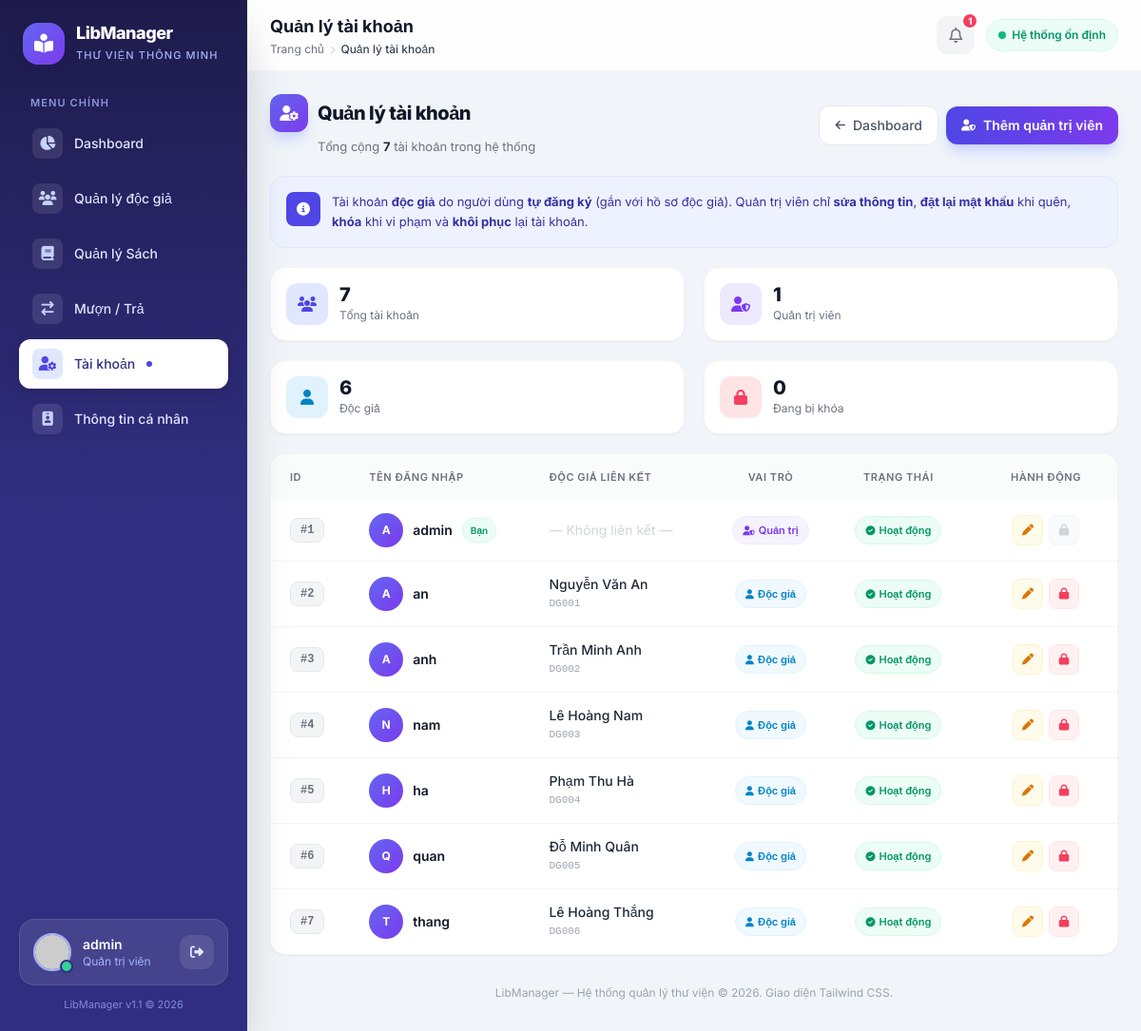
The app's page /index.php?modun=User (signed in) with its own data.
### tables this page shows
CREATE TABLE `users` (
  `id`            INT AUTO_INCREMENT PRIMARY KEY,
  `username`      VARCHAR(50)  NOT NULL UNIQUE,
  `password`      VARCHAR(255) NOT NULL,
  `role`          ENUM('admin','user') NOT NULL DEFAULT 'user',
  `status`        TINYINT(1)   NOT NULL DEFAULT 1 COMMENT '1=hoat dong, 0=bi khoa',
  `id_doc_gia`    INT          DEFAULT NULL COMMENT 'Lien ket ho so doc gia',
  `created_at`    TIMESTAMP    NOT NULL DEFAULT CURRENT_TIMESTAMP,
  CONSTRAINT `fk_users_docgia` FOREIGN KEY (`id_doc_gia`)
    REFERENCES `doc_gia`(`id_doc_gia`) ON DELETE SET NULL
);

CREATE TABLE `doc_gia` (
  `id_doc_gia`    INT AUTO_INCREMENT PRIMARY KEY,
  `ma_doc_gia`    VARCHAR(10)  NOT NULL UNIQUE COMMENT 'VD: DG001',
  `ho_ten`        VARCHAR(100) NOT NULL,
  `ngay_sinh`     DATE         DEFAULT NULL,
  `gioi_tinh`     VARCHAR(10)  DEFAULT NULL,
  `so_dien_thoai` VARCHAR(15)  DEFAULT NULL,
  `dia_chi`       VARCHAR(255) DEFAULT NULL,
  `email`         VARCHAR(100) DEFAULT NULL,
  `created_at`    TIMESTAMP    NOT NULL DEFAULT CURRENT_TIMESTAMP
);

### app/Controller/UserController.php (called while the page is built, shortened)
<?php
require_once __DIR__ . "/../Models/UserModel.php";
class UserController
{
    private UserModel $user;
    public function __construct()
    {
        $this->user = new UserModel();
    }
    public function index()
    {
        $dsUser = $this->user->selectAll();
        $tongAdmin = 0;
        $tongUser = 0;
        $tongKhoa = 0;
        foreach ($dsUser as $u) {
            if ($u->role === 'admin') $tongAdmin++;
            else $tongUser++;
        }
        require_once __DIR__ . "/../Views/user/userview.php";
    }
}

### config/database.php (called while the page is built, shortened)
<?php
class database {
    private string $host = "localhost";
    private string $port = "3306";
    private string $db = "thuvien_db";
    private string $username = "root";
    private string $pass = "";
    public function __construct()
    {
        $dsn = "mysql:host=$this->host;port=$this->port;
        dbname=$this->db;charset=utf8mb4";
        try{
            $this->pdo = new PDO($dsn, $this->username, $this->pass);
        }catch(PDOException $e){
            echo "Loi ket noi ".$e->getMessage();
        }
    }
}
?>

### app/Models/UserModel.php (called while the page is built, shortened)
<?php
require_once __DIR__ . "/../../config/database.php";
class UserModel
{
    private Database $db;
    public function __construct()
    {
        $this->db = new Database();
    }
    public function selectAll(): array
    {
        $sql = "SELECT u.*, d.ho_ten, d.ma_doc_gia
                FROM users u
                LEFT JOIN doc_gia d ON d.id_doc_gia = u.id_doc_gia
                ORDER BY u.id ASC";
        $stm = $this->db->pdo->prepare($sql);
        $stm->execute();
        return $stm->fetchAll(PDO::FETCH_OBJ);
    }
}

### app/Views/user/userview.php (the view, shortened to what this page needs)
<?php
require_once __DIR__ . "/../header.php";
$currentId = (int)($_SESSION['user']['id'] ?? 0);
?>
<div class="flex flex-col sm:flex-row sm:items-center justify-between gap-3 mb-5">
    <div>
        <h2 class="text-xl font-extrabold text-gray-900 tracking-tight flex items-center gap-2.5">
            <span class="w-10 h-10 rounded-xl bg-gradient-to-br from-indigo-500 to-violet-600 text-white flex items-center justify-center text-base shadow-lg shadow-indigo-200">
                <i class="fa-solid fa-user-gear"></i>
            </span>
            Quản lý tài khoản
        </h2>
        <p class="text-[13px] text-gray-500 mt-1.5 ml-[50px]">
            Tổng cộng <span class="font-bold text-gray-800"><?= count($dsUser ?? []) ?></span> tài khoản trong hệ thống
        </p>
    </div>
    <div class="flex items-center gap-2 shrink-0">
        <a href="index.php" class="inline-flex items-center gap-2 text-sm font-medium text-gray-600 hover:text-gray-900 bg-white border border-gray-200 px-4 py-2.5 rounded-xl hover:bg-gray-50 transition">
            <i class="fa-solid fa-arrow-left text-xs"></i> Dashboard
        </a>
        <a href="index.php?modun=User&action=create" class="btn-primary inline-flex items-center gap-2 text-sm font-semibold text-white bg-gradient-to-r from-indigo-600 to-violet-600 px-4 py-2.5 rounded-xl shadow-lg shadow-indigo-200">
            <i class="fa-solid fa-user-shield text-xs"></i> Thêm quản trị viên
        </a>
    </div>
</div>
<div class="mb-5 flex items-start gap-3 rounded-2xl bg-indigo-50 border border-indigo-100 p-4">
    <span class="w-9 h-9 rounded-lg bg-indigo-600 text-white flex items-center justify-center shrink-0 text-sm">
        <i class="fa-solid fa-circle-info"></i>
    </span>
    <p class="text-[13px] text-indigo-800 leading-relaxed">
        Tài khoản <b>độc giả</b> do người dùng <b>tự đăng ký</b> (gắn với hồ sơ độc giả). Quản trị viên chỉ <b>sửa thông tin</b>,
        <b>đặt lại mật khẩu</b> khi quên, <b>khóa</b> khi vi phạm và <b>khôi phục</b> lại tài khoản.
    </p>
</div>
<div class="grid grid-cols-1 sm:grid-cols-2 xl:grid-cols-4 gap-4 sm:gap-5 mb-5">
    <div class="card-hover bg-white p-4 rounded-2xl shadow-sm border border-gray-100 flex items-center gap-3">
        <span class="w-11 h-11 rounded-xl bg-indigo-100 text-indigo-600 flex items-center justify-center shrink-0"><i class="fa-solid fa-users"></i></span>
        <span>
            <span class="block text-xl font-extrabold text-gray-900 leading-none"><?= count($dsUser ?? []) ?></span>
            <span class="block text-xs text-gray-500 mt-1">Tổng tài khoản</span>
        </span>
    </div>
    <div class="card-hover bg-white p-4 rounded-2xl shadow-sm border border-gray-100 flex items-center gap-3">
        <span class="w-11 h-11 rounded-xl bg-violet-100 text-violet-600 flex items-center justify-center shrink-0"><i class="fa-solid fa-user-shield"></i></span>
        <span>
            <span class="block text-xl font-extrabold text-gray-900 leading-none"><?= $tongAdmin ?? 0 ?></span>
            <span class="block text-xs text-gray-500 mt-1">Quản trị viên</span>
        </span>
    </div>
    <div class="card-hover bg-white p-4 rounded-2xl shadow-sm border border-gray-100 flex items-center gap-3">
        <span class="w-11 h-11 rounded-xl bg-sky-100 text-sky-600 flex items-center justify-center shrink-0"><i class="fa-solid fa-user"></i></span>
        <span>
            <span class="block text-xl font-extrabold text-gray-900 leading-none"><?= $tongUser ?? 0 ?></span>
            <span class="block text-xs text-gray-500 mt-1">Độc giả</span>
        </span>
    </div>
    <div class="card-hover bg-white p-4 rounded-2xl shadow-sm border border-gray-100 flex items-center gap-3">
        <span class="w-11 h-11 rounded-xl bg-rose-100 text-rose-500 flex items-center justify-center shrink-0"><i class="fa-solid fa-lock"></i></span>
        <span>
            <span class="block text-xl font-extrabold text-gray-900 leading-none"><?= $tongKhoa ?? 0 ?></span>
            <span class="block text-xs text-gray-500 mt-1">Đang bị khóa</span>
        </span>
    </div>
</div>
<div class="bg-white rounded-2xl border border-gray-100 shadow-sm overflow-hidden">
    <div class="overflow-x-auto">
        <table class="w-full text-sm min-w-[900px]">
            <thead>
                <tr class="bg-gray-50/80 text-gray-500 text-[11px] uppercase tracking-wider">
                    <th class="text-left font-semibold px-5 py-3.5">ID</th>
                    <th class="text-left font-semibold px-4 py-3.5">Tên đăng nhập</th>
                    <th class="text-left font-semibold px-4 py-3.5">Độc giả liên kết</th>
                    <th class="text-center font-semibold px-4 py-3.5">Vai trò</th>
                    <th class="text-center font-semibold px-4 py-3.5">Trạng thái</th>
                    <th class="text-center font-semibold px-5 py-3.5 w-[170px]">Hành động</th>
                </tr>
            </thead>
            <tbody class="divide-y divide-gray-100">
                <?php if (!empty($dsUser)): ?>
                    <?php foreach ($dsUser as $u): ?>
                        <?php
                            $isSelf = ((int)$u->id === $currentId);
                            $isLocked = ((int)$u->status === 0);
                        ?>
                        <tr class="table-row-hover hover:bg-indigo-50/40">
                            <td class="px-5 py-3.5">
                                <span class="inline-flex items-center font-mono text-xs font-bold text-gray-500 bg-gray-100 border border-gray-200 px-2.5 py-1 rounded-lg">
                                    #<?= (int)$u->id ?>
                                </span>
                            </td>
                            <td class="px-4 py-3.5">
                                <div class="flex items-center gap-2.5">
                                    <span class="w-9 h-9 rounded-full bg-gradient-to-br from-indigo-500 to-violet-600 text-white flex items-center justify-center text-xs font-bold shrink-0">
                                        <?= htmlspecialchars(mb_strtoupper(mb_substr($u->username ?? '?', 0, 1, 'UTF-8'))) ?>
                                    </span>
                                    <span class="font-semibold text-gray-900 <?= $isLocked ? 'text-gray-400 line-through' : '' ?>"><?= htmlspecialchars($u->username ?? '') ?></span>
                                    <?php if ($isSelf): ?>
                                        <span class="text-[10px] font-semibold text-emerald-600 bg-emerald-50 border border-emerald-100 px-2 py-0.5 rounded-full">Bạn</span>
                                    <?php endif; ?>
                                </div>
                            </td>
                            <td class="px-4 py-3.5">
                                <?php if (!empty($u->ho_ten)): ?>
                                    <div class="text-gray-800 font-medium"><?= htmlspecialchars($u->ho_ten) ?></div>
                                    <div class="font-mono text-[11px] text-gray-400"><?= htmlspecialchars($u->ma_doc_gia ?? '') ?></div>
                                <?php else: ?>
                                    <span class="text-gray-300">— Không liên kết —</span>
                                <?php endif; ?>
                            </td>
                            <td class="px-4 py-3.5 text-center">
                                <?php if ($u->role === 'admin'): ?>
                                    <span class="inline-flex items-center gap-1 text-[11px] font-semibold text-violet-600 bg-violet-50 border border-violet-100 px-2.5 py-1 rounded-full">
                                        <i class="fa-solid fa-user-shield text-[10px]"></i> Quản trị
                                    </span>
                                <?php else: ?>
                                    <span class="inline-flex items-center gap-1 text-[11px] font-semibold text-sky-600 bg-sky-50 border border-sky-100 px-2.5 py-1 rounded-full">
                                        <i class="fa-solid fa-user text-[10px]"></i> Độc giả
                                    </span>
                                <?php endif; ?>
                            </td>
                            <td class="px-4 py-3.5 text-center">
                                <?php if (!$isLocked): ?>
                                    <span class="inline-flex items-center gap-1 text-[11px] font-semibold text-emerald-600 bg-emerald-50 border border-emerald-100 px-2.5 py-1 rounded-full">
                                        <i class="fa-solid fa-circle-check text-[10px]"></i> Hoạt động
                                    </span>
                                <?php else: ?>
                                    <span class="inline-flex items-center gap-1 text-[11px] font-semibold text-rose-600 bg-rose-50 border border-rose-100 px-2.5 py-1 rounded-full">
                                        <i class="fa-solid fa-lock text-[10px]"></i> Bị khóa
                                    </span>
                                <?php endif; ?>
                            </td>
                            <td class="px-5 py-3.5">
                                <div class="flex items-center justify-center gap-1.5">
                                    <a href="index.php?modun=User&action=update&id=<?= (int)$u->id ?>"
                                       title="Sửa / Đặt lại mật khẩu"
                                       class="w-8 h-8 rounded-lg bg-amber-50 text-amber-600 border border-amber-100 hover:bg-amber-500 hover:text-white hover:border-amber-500 flex items-center justify-center transition">
                                        <i class="fa-solid fa-pen text-xs"></i>
                                    </a>
                                    <?php if ($isLocked): ?>
                                        <a href="index.php?modun=User&action=unlock&id=<?= (int)$u->id ?>"
                                           data-confirm="Khôi phục (mở khóa) tài khoản này?" data-confirm-type="success" data-confirm-ok="Khôi phục"
                                           title="Khôi phục tài khoản"
                                           class="w-8 h-8 rounded-lg bg-emerald-50 text-emerald-600 border border-emerald-100 hover:bg-emerald-500 hover:text-white hover:border-emerald-500 flex items-center justify-center transition">
                                            <i class="fa-solid fa-lock-open text-xs"></i>
                                        </a>
                                    <?php elseif ($isSelf): ?>
                                        <span class="w-8 h-8 rounded-lg bg-gray-50 text-gray-300 border border-gray-100 flex items-center justify-center cursor-not-allowed" title="Không thể tự khóa chính mình">
                                            <i class="fa-solid fa-lock text-xs"></i>
                                        </span>
                                    <?php else: ?>
                                        <a href="index.php?modun=User&action=lock&id=<?= (int)$u->id ?>"
                                           data-confirm="Khóa tài khoản này? Người dùng sẽ không thể đăng nhập." data-confirm-type="danger" data-confirm-ok="Khóa"
                                           title="Khóa tài khoản"
                                           class="w-8 h-8 rounded-lg bg-rose-50 text-rose-500 border border-rose-100 hover:bg-rose-500 hover:text-white hover:border-rose-500 flex items-center justify-center transition">
                                            <i class="fa-solid fa-lock text-xs"></i>
                                        </a>
                                    <?php endif; ?>
                                </div>
                            </td>
                        </tr>
                    <?php endforeach; ?>
                <?php endif; ?>
            </tbody>
        </table>
    </div>
</div>
<?php require_once __DIR__ . "/../footer.php"; ?>

### app/Views/header.php (style rules this page uses)
body { font-family: 'Inter', sans-serif; }
html { scroll-behavior: smooth; }
.card-hover { transition: transform .25s ease, box-shadow .25s ease; }
.btn-primary { transition: transform .18s ease, box-shadow .18s ease; }
.table-row-hover { transition: background .15s ease; }
main > * { animation: fadeUp .38s cubic-bezier(.22,.61,.36,1) both; }
main > *:nth-child(2) { animation-delay: .05s; }
main > *:nth-child(3) { animation-delay: .10s; }
main > *:nth-child(4) { animation-delay: .15s; }

### records on screen
users: id "1", username "A", username "admin", shows "Bạn", shows "— Không liên kết —", role "admin" (drawn), status 1 (drawn)
users: id "2", username "A", username "an", id_doc_gia.ho_ten "Nguyễn Văn An", id_doc_gia.ma_doc_gia "DG001", role "user" (drawn), status 1 (drawn)
users: id "3", username "A", username "anh", id_doc_gia.ho_ten "Trần Minh Anh", id_doc_gia.ma_doc_gia "DG002", role "user" (drawn), status 1 (drawn)
users: id "4", username "N", username "nam", id_doc_gia.ho_ten "Lê Hoàng Nam", id_doc_gia.ma_doc_gia "DG003", role "user" (drawn), status 1 (drawn)
users: id "5", username "H", username "ha", id_doc_gia.ho_ten "Phạm Thu Hà", id_doc_gia.ma_doc_gia "DG004", role "user" (drawn), status 1 (drawn)
users: id "6", username "Q", username "quan", id_doc_gia.ho_ten "Đỗ Minh Quân", id_doc_gia.ma_doc_gia "DG005", role "user" (drawn), status 1 (drawn)
users: id "7", username "T", username "thang", id_doc_gia.ho_ten "Lê Hoàng Thắng", id_doc_gia.ma_doc_gia "DG006", role "user" (drawn), status 1 (drawn)

### other values on screen
$__displayName "admin"
$pageTitle "Quản lý tài khoản"
$__notifCount "1"
count($dsUser ?? []) "7"
$tongAdmin "1"
$tongUser "6"
$tongKhoa "0"
